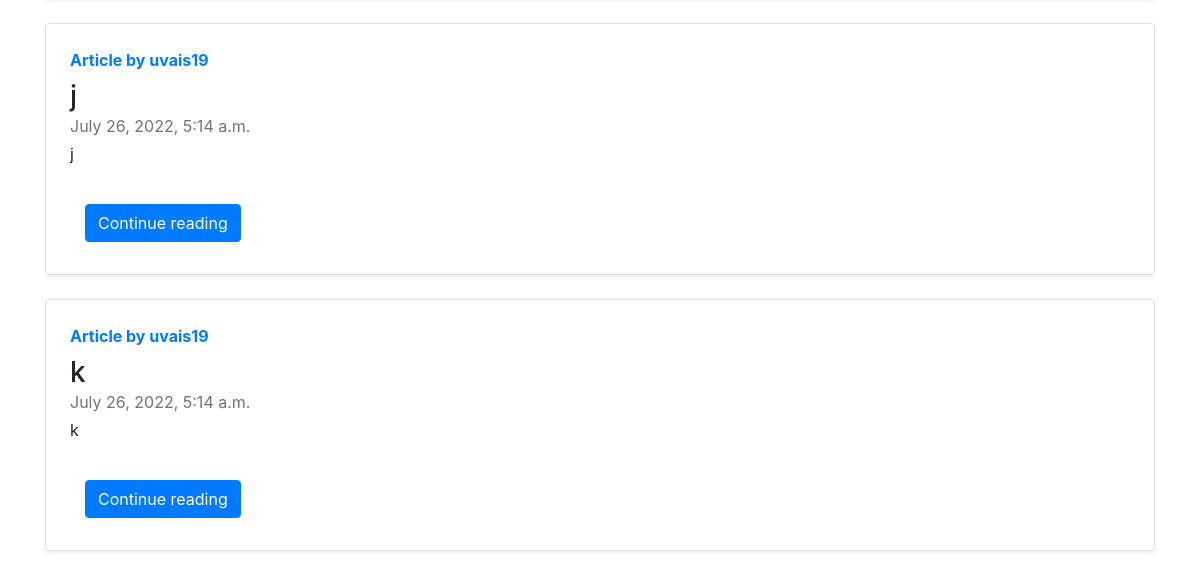
The page /blog/ (lower part) on the database as committed earlier.
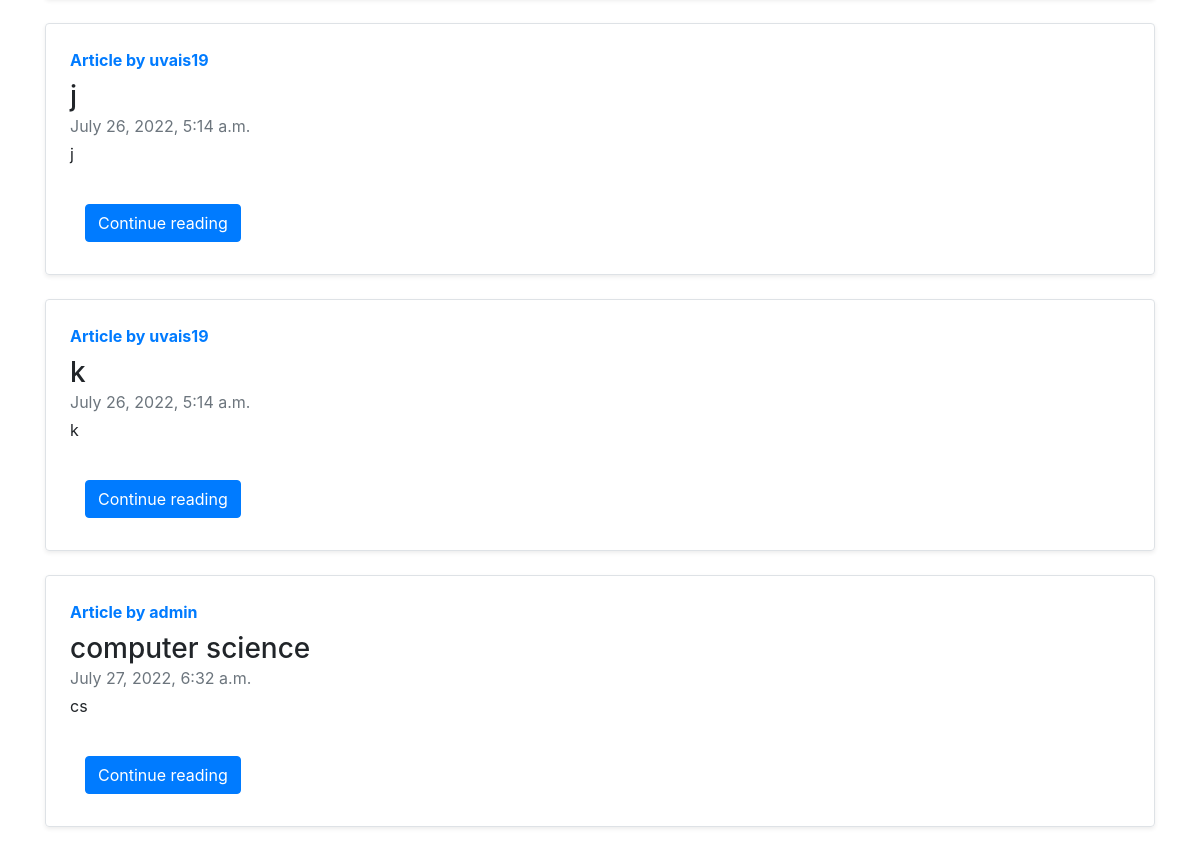
The same page on the database as committed later.
### blog/models.py (models this page shows, shortened)
class Post(models.Model):
    id=models.AutoField(primary_key=True)
    title=models.CharField(max_length=255)
    user=models.ForeignKey(User, on_delete=models.CASCADE, default=0)
    slug=models.CharField(max_length=130)
    timeStamp=models.DateTimeField(blank=True, default=now)
    content=models.TextField()
    img = models.ImageField(upload_to='static', default=0)

### blog/views.py (the view)
# urls.py: path('', views.blogHome, name="bloghome"),
def blogHome(request):
    allPosts= Post.objects.all()
    context={'allPosts': allPosts,}
    return render(request, "blog/blogHome.html", context)

### templates/blog/blogHome.html (shortened to what this page needs)
{% extends 'base.html' %}
{% block body %}
<div class="container my-3 ">
    {% for post in allPosts  %}
    <div class="row no-gutters border rounded overflow-hidden flex-md-row mb-4 shadow-sm h-md-250 my-4 position-relative">
        <div class="col p-4 d-flex flex-column position-static">
            <strong class="d-inline-block mb-2 text-primary">Article  by {{post.user}}</strong>
            <h3 class="mb-0">{{post.title}}</h3>
            <div class="mb-1 text-muted">{{post.timeStamp}}</div>
            <p class="card-text mb-auto">{{post.slug| truncatechars:500}}</p>
            <div class="container">
            <div class="my-2">
            	<a href="/blog/{{post.slug}}" role="button" class="btn btn-primary">Continue reading</a>
            </div>
        </div>
        </div>
        <div class="col-auto d-none d-lg-block">
            <svg class="bd-placeholder-img" width="200" height="250" xmlns="http://www.w3.org/2000/svg" preserveAspectRatio="xMidYMid slice" focusable="false" role="img" aria-label="Placeholder: Thumbnail">
                <title>Placeholder</title>
                {% comment %} <img src={{post.img.url}}><rect width="100%" height="100%" fill="#55595c"></rect><text x="50%" y="50%" fill="#eceeef" dy=".3em"></text> {% endcomment %}
            </svg>
        </div>
        </div>
        {% endfor %}
</div>
 {% endblock %}

Rows that differ between the two databases and show on the page:
added Post: user "admin", title "computer science", timeStamp "July 27, 2022, 6:32 a.m.", slug "cs"
